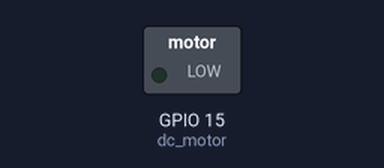
Bench run of a program on a simulated ESP32 board running MicroPython. Shown: switched loads named in the program (green lamp = pin HIGH). Dashed ring = blinking.

Above: at 0.2 s.
Timing chart, 0 to 3.0 s (numbered marks = the images above):
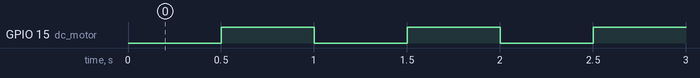

The program:

11.py
```python
from machine import Pin, Timer
import time


# 初始化15引脚为输出模式，并拉低
dc_motor = Pin(15, Pin.OUT, Pin.PULL_DOWN)

# 定义一个定时器回调函数，每次定时器触发时调用这个函数
def timer_callback(timer):
    # 切换引脚的状态（如果当前是高电平，就切换为低电平；如果当前是低电平，就切换为高电平）
    dc_motor.value(not dc_motor.value())

# 创建一个定时器对象
# 注意：在很多平台上（如 ESP32），Timer(-1) 可能会报错。
# 这里改用 ID 为 0 的硬件定时器，或者在某些平台（如 RP2 / Pico）可以直接使用 Timer() 不传参。
timer = Timer(0)

# 设置定时器周期为500毫秒（0.5秒），并指定回调函数
timer.init(period=500, mode=Timer.PERIODIC, callback=timer_callback)

# 主循环可以执行其他任务，或者让芯片休眠
while True:
    time.sleep(1)  # 模拟主循环在做别的事情，或者单纯休眠节能
```

Measured:
- by itself, GPIO 15 (dc_motor): alternates HIGH for 0.50 s and LOW for 0.50 s
